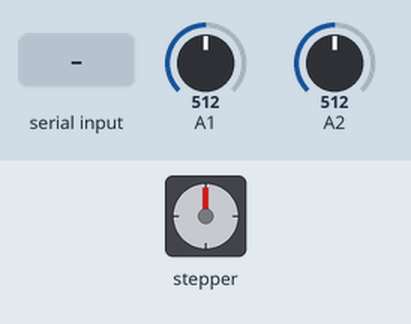
A sketch run on a simulated Arduino Uno, built with avr-gcc and run on an emulated ATmega328P. Shown: stepper motor. The test bench sets the inputs (shaded band); at power-on: A1 = 512, A2 = 512. Stepper angles assume 2048 steps per turn; what the sketch prints to the serial monitor is not drawn.

Above: at 1.2 s.
1.3 s: "90,45\n" received over Serial
At 4.6 s:
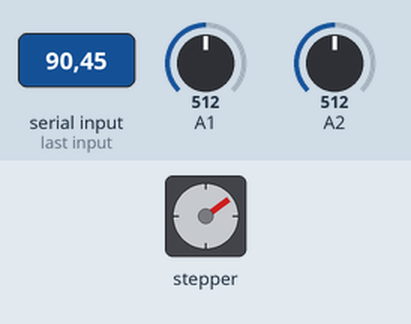
4.8 s: A1 set to 716
At 10.8 s:
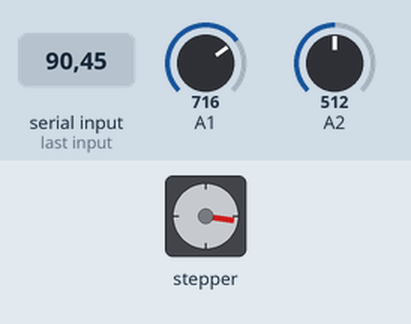
11.0 s: "30,150\n" received over Serial
At 12.6 s:
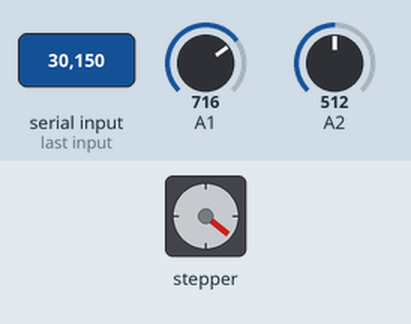
15.0 s: A2 set to 716
At 16.9 s:
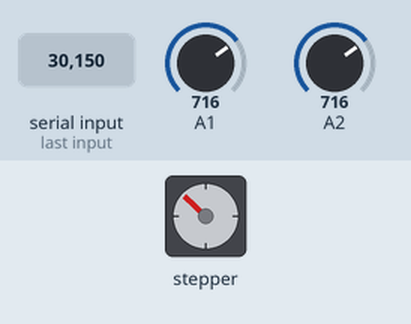
18.5 s: A1 set to 900
24.3 s: "90\n" received over Serial
Timing chart, 0 to 31.0 s (numbered marks = the images above; inputs shaded):
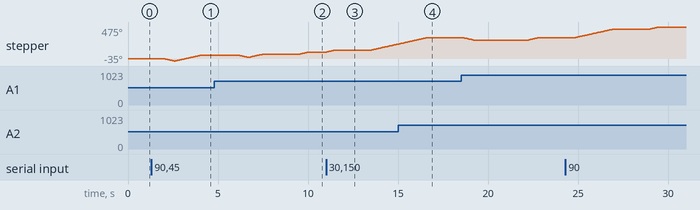

The sketch:

panelsigueluzf.ino
```cpp
#include <Stepper.h>

int pasosporvuelta = 2048;
Stepper motor(pasosporvuelta, 8, 10, 9, 11);

//int ft = 1;
int valorft = 0;
//int ft2 = 1;
int valorft2 = 0;
int limite = 0;

void setup() {
  // put your setup code here, to run once:
  Serial.begin(9600);
  motor.setSpeed(10);
  //pinMode(ft, INPUT);
  //pinMode(ft2, INPUT);
  Serial.begin(9600);

}

void loop() {

  if(Serial.available()){

    int grados = Serial.parseInt();
    int pasos = map(grados, 0, 360, 0, pasosporvuelta);
    motor.step(pasos);
    Serial.println(String(grados) + " → " + String(pasos));

  }

  valorft=analogRead(A1);
  valorft2=analogRead(A2);
  Serial.println("Fotoresistencia 1: "+String(valorft));
  Serial.println("Fotoresistencia 2: "+String(valorft2));
  delay(2000);

  if (valorft > valorft2)
  {
    if(limite < 2){
      Serial.println("Motor moviendose +");
      motor.step(200);
      limite = limite+1;
    }

    else{
      Serial.println("No ha pasado nada");
    }
  }

  else{
    if(limite > -2){
      Serial.println("Motor moviendose -");
      motor.step(-200);
      limite = limite-1;
    }

    else{
      Serial.println("No ha pasado nada");
    }

  }
}
```
